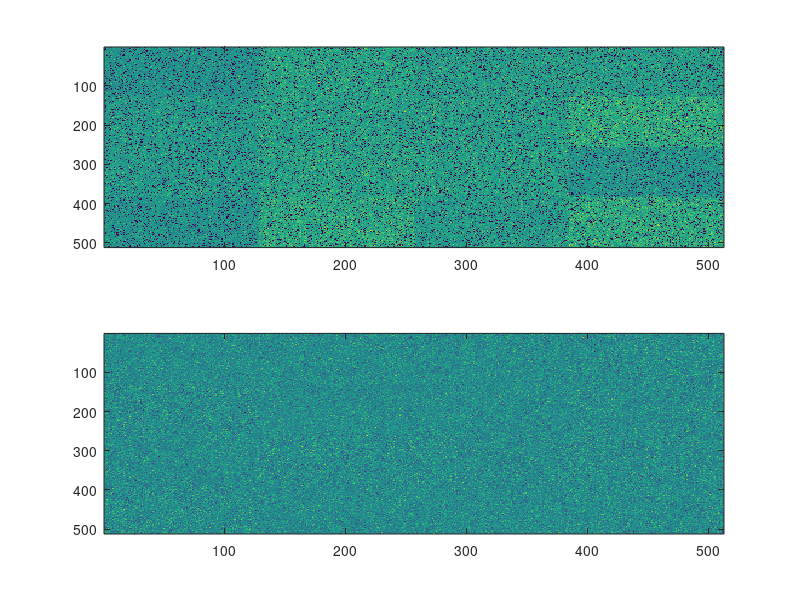

The MATLAB source for this figure: (Note: this script raises an error after producing the figure.)
clear

num_caps = 8
dark_val = 50;                  # Dark current Poisson mean
flat_val = 1000;                # Flat field current Poisson mean
num_frames = 100;               # How many frames to generate, per cap
image_width = 512;
image_height = 512;
asic_width = 128;
asic_height = 128;

asic_x_count = image_width/asic_width;
asic_y_count = image_height/asic_height;

rand("state", [42 17 69 105]);  # Seed to a known start
randn("state", [69 105 42 17]);
randp("state", [105 69 17 42]);

## First generate the random gains per asic
asic_deviation = rand(asic_y_count, asic_x_count, num_caps)*0.2-0.1; # 10% gain difference
asic_deviation = asic_deviation+1;                                   #Gains are offset from uniform gain of 1

## Now generate the random gains per pixel
pixel_gains = randn(image_height, image_width, num_caps)*(0.05/3); # 5% gain difference
pixel_gains = min(0.05, pixel_gains);
pixel_gains = max(-0.05, pixel_gains); # Clip to 5%
pixel_gains += 1;                      # Change to factor

for cap_idx = 1:num_caps
  for row_idx = 1:asic_y_count
    y_start = (row_idx-1)*asic_height+1;
    y_end = row_idx*asic_height;
    for col_idx = 1:asic_x_count
      x_start = (col_idx-1)*asic_width+1;
      x_end = col_idx*asic_width;

      pixel_gains(y_start:y_end, x_start:x_end, cap_idx) *= asic_deviation(row_idx, col_idx, cap_idx);
    endfor
  endfor
endfor

## Now set low-gain pixels
num_low_pixels = 0.1*(image_width*image_height);
for pixel_idx = 1:num_low_pixels
  rand_x = floor(rand(1,1)*image_width)+1;
  rand_y = floor(rand(1,1)*image_height)+1;
  pixel_gains(rand_y, rand_x, :) = pixel_gains(rand_y, rand_x, :)/800.0;
endfor

## With the gains generated, the dark and flat images can be generated

## First generate the base frames
dark_image = randp(dark_val, image_height, image_width, num_caps*num_frames);
## Then multiply by the per-cap gains
for frame_idx = 1:(num_caps*num_frames)
  cap_idx = mod(frame_idx-1, num_caps)+1; # Get the current cap
  dark_image(:,:,frame_idx) = dark_image(:,:,frame_idx).*pixel_gains(:,:,cap_idx);
endfor

subplot(2,1,1)
imagesc(dark_image(:,:,3))
subplot(2,1,2)
imagesc(dark_image(:,:,32)-dark_image(:,:,24))

## Now we have to save the dark image
dark_filename = 'xpad_dark.raw';
dark_file = fopen(dark_filename, "wb");

for frame_idx = 1:(num_frames*num_caps)
  curr_slice = dark_image(:,:,frame_idx)'; #Get the slice
  fwrite(dark_file, curr_slice, "uint16", 0, "b"); #-=-= XXX Write big-endian -- may need to switch later
endfor

fclose(dark_file);
clear dark_image

## Now generate the bright image
## First generate the base frames of dark plus flat
flat_image = randp(dark_val+flat_val, image_height, image_width, num_caps*num_frames);

## Then multiply by the per-cap gains
for frame_idx = 1:(num_caps*num_frames)
  cap_idx = mod(frame_idx-1, num_caps)+1; # Get the current cap
  flat_image(:,:,frame_idx) = flat_image(:,:,frame_idx).*pixel_gains(:,:,cap_idx);
endfor

## Then save to disk
bright_filename = 'xpad_bright.raw';
bright_file = fopen(bright_filename, "wb");

for frame_idx = 1:(num_frames*num_caps)
  curr_slice = flat_image(:,:,frame_idx)'; #Get the slice
  fwrite(bright_file, curr_slice, "uint16", 0, "b"); #-=-= XXX Write big-endian -- may need to switch later
endfor

fclose(bright_file);
clear bright_image


## Now create a flat file for testing the flat field correction
## First generate the base frames of dark plus new exposure
num_test_frames = 3;
test_image = randp(dark_val+2*flat_val, image_height, image_width, num_caps*num_test_frames);

## Then multiply by the per-cap gains
for frame_idx = 1:(num_caps*num_test_frames)
  cap_idx = mod(frame_idx-1, num_caps)+1; # Get the current cap
  test_image(:,:,frame_idx) = test_image(:,:,frame_idx).*pixel_gains(:,:,cap_idx);
endfor

## Then save to disk
test_filename = 'xpad_test.raw';
test_file = fopen(test_filename, "wb");

for frame_idx = 1:(num_test_frames*num_caps)
  curr_slice = test_image(:,:,frame_idx)'; #Get the slice
  fwrite(test_file, curr_slice, "uint16", 0, "b"); #-=-= XXX Write big-endian -- may need to switch later
endfor

fclose(test_file);
clear test_image
